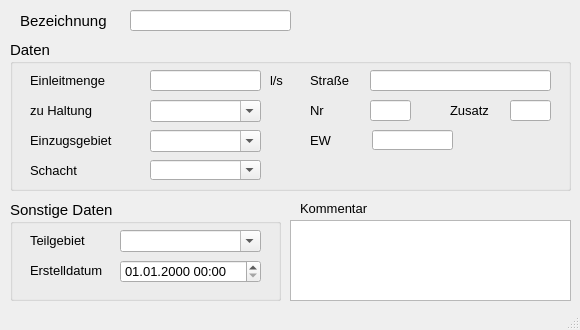
<?xml version="1.0" encoding="UTF-8"?>
<ui version="4.0">
 <class>Direkteinleitungen</class>
 <widget class="QMainWindow" name="Direkteinleitungen">
  <property name="enabled">
   <bool>true</bool>
  </property>
  <property name="geometry">
   <rect>
    <x>0</x>
    <y>0</y>
    <width>580</width>
    <height>330</height>
   </rect>
  </property>
  <property name="minimumSize">
   <size>
    <width>580</width>
    <height>330</height>
   </size>
  </property>
  <property name="font">
   <font>
    <family>Tahoma</family>
    <pointsize>10</pointsize>
   </font>
  </property>
  <property name="windowTitle">
   <string>Direkteinleiter</string>
  </property>
  <property name="toolTip">
   <string>&lt;html&gt;&lt;head/&gt;&lt;body&gt;&lt;p&gt;Abfluss des Direkteinleiters&lt;/p&gt;&lt;/body&gt;&lt;/html&gt;</string>
  </property>
  <property name="statusTip">
   <string>Abfluss des Direkteinleiters</string>
  </property>
  <widget class="QWidget" name="centralwidget">
   <widget class="QTextEdit" name="kommentar">
    <property name="geometry">
     <rect>
      <x>290</x>
      <y>220</y>
      <width>281</width>
      <height>81</height>
     </rect>
    </property>
    <property name="toolTip">
     <string>&lt;html&gt;&lt;head/&gt;&lt;body&gt;&lt;p&gt;Platz für zusätzliche Kommentare.&lt;/p&gt;&lt;/body&gt;&lt;/html&gt;</string>
    </property>
    <property name="statusTip">
     <string>Platz für zusätzliche Kommentare.</string>
    </property>
   </widget>
   <widget class="QLabel" name="label_14">
    <property name="geometry">
     <rect>
      <x>300</x>
      <y>200</y>
      <width>81</width>
      <height>16</height>
     </rect>
    </property>
    <property name="text">
     <string>Kommentar</string>
    </property>
   </widget>
   <widget class="QLineEdit" name="elnam">
    <property name="geometry">
     <rect>
      <x>130</x>
      <y>10</y>
      <width>161</width>
      <height>21</height>
     </rect>
    </property>
    <property name="toolTip">
     <string>&lt;html&gt;&lt;head/&gt;&lt;body&gt;&lt;p&gt;Eindeutige Bezeichnung&lt;/p&gt;&lt;/body&gt;&lt;/html&gt;</string>
    </property>
    <property name="statusTip">
     <string>Eindeutige Bezeichnung</string>
    </property>
   </widget>
   <widget class="QLabel" name="label_10">
    <property name="geometry">
     <rect>
      <x>20</x>
      <y>10</y>
      <width>91</width>
      <height>21</height>
     </rect>
    </property>
    <property name="font">
     <font>
      <family>Tahoma</family>
      <pointsize>11</pointsize>
     </font>
    </property>
    <property name="text">
     <string>Bezeichnung</string>
    </property>
    <property name="alignment">
     <set>Qt::AlignLeading|Qt::AlignLeft|Qt::AlignVCenter</set>
    </property>
   </widget>
   <widget class="QGroupBox" name="groupBox_3">
    <property name="geometry">
     <rect>
      <x>10</x>
      <y>40</y>
      <width>561</width>
      <height>151</height>
     </rect>
    </property>
    <property name="font">
     <font>
      <family>Tahoma</family>
      <pointsize>11</pointsize>
     </font>
    </property>
    <property name="title">
     <string>Daten</string>
    </property>
    <widget class="QLineEdit" name="zufluss">
     <property name="geometry">
      <rect>
       <x>140</x>
       <y>30</y>
       <width>111</width>
       <height>21</height>
      </rect>
     </property>
     <property name="font">
      <font>
       <family>Tahoma</family>
       <pointsize>10</pointsize>
      </font>
     </property>
     <property name="toolTip">
      <string>&lt;html&gt;&lt;head/&gt;&lt;body&gt;&lt;p&gt;Mittelwert der Einleitmenge&lt;/p&gt;&lt;/body&gt;&lt;/html&gt;</string>
     </property>
     <property name="statusTip">
      <string>Mittelwert der Einleitmenge</string>
     </property>
    </widget>
    <widget class="QLabel" name="label_9">
     <property name="geometry">
      <rect>
       <x>440</x>
       <y>60</y>
       <width>41</width>
       <height>21</height>
      </rect>
     </property>
     <property name="font">
      <font>
       <family>Tahoma</family>
       <pointsize>10</pointsize>
      </font>
     </property>
     <property name="text">
      <string>Zusatz</string>
     </property>
    </widget>
    <widget class="QLabel" name="label_8">
     <property name="geometry">
      <rect>
       <x>300</x>
       <y>60</y>
       <width>31</width>
       <height>21</height>
      </rect>
     </property>
     <property name="font">
      <font>
       <family>Tahoma</family>
       <pointsize>10</pointsize>
      </font>
     </property>
     <property name="text">
      <string>Nr</string>
     </property>
    </widget>
    <widget class="QLineEdit" name="hausnummer">
     <property name="geometry">
      <rect>
       <x>360</x>
       <y>60</y>
       <width>41</width>
       <height>21</height>
      </rect>
     </property>
     <property name="font">
      <font>
       <family>Tahoma</family>
       <pointsize>10</pointsize>
      </font>
     </property>
     <property name="toolTip">
      <string>&lt;html&gt;&lt;head/&gt;&lt;body&gt;&lt;p&gt;Hausnummer&lt;/p&gt;&lt;/body&gt;&lt;/html&gt;</string>
     </property>
     <property name="statusTip">
      <string>Hausnummer</string>
     </property>
    </widget>
    <widget class="QLabel" name="label_5">
     <property name="geometry">
      <rect>
       <x>20</x>
       <y>30</y>
       <width>111</width>
       <height>21</height>
      </rect>
     </property>
     <property name="font">
      <font>
       <family>Tahoma</family>
       <pointsize>10</pointsize>
      </font>
     </property>
     <property name="text">
      <string>Einleitmenge</string>
     </property>
     <property name="alignment">
      <set>Qt::AlignLeading|Qt::AlignLeft|Qt::AlignVCenter</set>
     </property>
    </widget>
    <widget class="QComboBox" name="haltnam">
     <property name="geometry">
      <rect>
       <x>140</x>
       <y>60</y>
       <width>111</width>
       <height>22</height>
      </rect>
     </property>
     <property name="font">
      <font>
       <family>Tahoma</family>
       <pointsize>10</pointsize>
      </font>
     </property>
     <property name="toolTip">
      <string>Name der Haltung, der die Fläche zugeordnet ist</string>
     </property>
     <property name="statusTip">
      <string>Name der Haltung, der die Fläche zugeordnet ist</string>
     </property>
     <property name="editable">
      <bool>true</bool>
     </property>
    </widget>
    <widget class="QLabel" name="label_20">
     <property name="geometry">
      <rect>
       <x>20</x>
       <y>60</y>
       <width>101</width>
       <height>21</height>
      </rect>
     </property>
     <property name="font">
      <font>
       <family>Tahoma</family>
       <pointsize>10</pointsize>
      </font>
     </property>
     <property name="text">
      <string>zu Haltung</string>
     </property>
     <property name="alignment">
      <set>Qt::AlignLeading|Qt::AlignLeft|Qt::AlignVCenter</set>
     </property>
    </widget>
    <widget class="QLineEdit" name="strassenname">
     <property name="geometry">
      <rect>
       <x>360</x>
       <y>30</y>
       <width>181</width>
       <height>21</height>
      </rect>
     </property>
     <property name="font">
      <font>
       <family>Tahoma</family>
       <pointsize>10</pointsize>
      </font>
     </property>
     <property name="toolTip">
      <string>&lt;html&gt;&lt;head/&gt;&lt;body&gt;&lt;p&gt;Name der Straße&lt;/p&gt;&lt;/body&gt;&lt;/html&gt;</string>
     </property>
     <property name="statusTip">
      <string>Name der Straße</string>
     </property>
    </widget>
    <widget class="QComboBox" name="einzugsgebiet">
     <property name="geometry">
      <rect>
       <x>140</x>
       <y>90</y>
       <width>111</width>
       <height>22</height>
      </rect>
     </property>
     <property name="font">
      <font>
       <family>Tahoma</family>
       <pointsize>10</pointsize>
      </font>
     </property>
     <property name="toolTip">
      <string>&lt;html&gt;&lt;head/&gt;&lt;body&gt;&lt;p&gt;Auswahl des Einzugsgebiets&lt;/p&gt;&lt;/body&gt;&lt;/html&gt;</string>
     </property>
     <property name="statusTip">
      <string>Auswahl des Einzugsgebiets</string>
     </property>
     <property name="editable">
      <bool>true</bool>
     </property>
    </widget>
    <widget class="QLabel" name="label_7">
     <property name="geometry">
      <rect>
       <x>300</x>
       <y>30</y>
       <width>51</width>
       <height>21</height>
      </rect>
     </property>
     <property name="font">
      <font>
       <family>Tahoma</family>
       <pointsize>10</pointsize>
      </font>
     </property>
     <property name="text">
      <string>Straße</string>
     </property>
    </widget>
    <widget class="QLabel" name="label_23">
     <property name="geometry">
      <rect>
       <x>20</x>
       <y>90</y>
       <width>101</width>
       <height>21</height>
      </rect>
     </property>
     <property name="font">
      <font>
       <family>Tahoma</family>
       <pointsize>10</pointsize>
      </font>
     </property>
     <property name="text">
      <string>Einzugsgebiet</string>
     </property>
     <property name="alignment">
      <set>Qt::AlignLeading|Qt::AlignLeft|Qt::AlignVCenter</set>
     </property>
    </widget>
    <widget class="QLineEdit" name="zusatz">
     <property name="geometry">
      <rect>
       <x>500</x>
       <y>60</y>
       <width>41</width>
       <height>21</height>
      </rect>
     </property>
     <property name="font">
      <font>
       <family>Tahoma</family>
       <pointsize>10</pointsize>
      </font>
     </property>
     <property name="toolTip">
      <string>&lt;html&gt;&lt;head/&gt;&lt;body&gt;&lt;p&gt;Adresszusatz&lt;/p&gt;&lt;/body&gt;&lt;/html&gt;</string>
     </property>
     <property name="statusTip">
      <string>Adresszusatz</string>
     </property>
    </widget>
    <widget class="QLabel" name="label_6">
     <property name="geometry">
      <rect>
       <x>260</x>
       <y>30</y>
       <width>31</width>
       <height>21</height>
      </rect>
     </property>
     <property name="font">
      <font>
       <family>Tahoma</family>
       <pointsize>10</pointsize>
      </font>
     </property>
     <property name="text">
      <string>l/s</string>
     </property>
    </widget>
    <widget class="QComboBox" name="schnam">
     <property name="geometry">
      <rect>
       <x>140</x>
       <y>120</y>
       <width>111</width>
       <height>20</height>
      </rect>
     </property>
     <property name="font">
      <font>
       <family>Tahoma</family>
       <pointsize>10</pointsize>
      </font>
     </property>
     <property name="toolTip">
      <string>&lt;html&gt;&lt;head/&gt;&lt;body&gt;&lt;p&gt;angeschlossener Schacht&lt;/p&gt;&lt;/body&gt;&lt;/html&gt;</string>
     </property>
     <property name="statusTip">
      <string>angeschlossener Schacht</string>
     </property>
     <property name="editable">
      <bool>true</bool>
     </property>
    </widget>
    <widget class="QLabel" name="label_24">
     <property name="geometry">
      <rect>
       <x>20</x>
       <y>120</y>
       <width>80</width>
       <height>20</height>
      </rect>
     </property>
     <property name="font">
      <font>
       <family>Tahoma</family>
       <pointsize>10</pointsize>
      </font>
     </property>
     <property name="text">
      <string>Schacht</string>
     </property>
    </widget>
    <widget class="QLabel" name="label_25">
     <property name="geometry">
      <rect>
       <x>300</x>
       <y>90</y>
       <width>101</width>
       <height>21</height>
      </rect>
     </property>
     <property name="font">
      <font>
       <family>Tahoma</family>
       <pointsize>10</pointsize>
      </font>
     </property>
     <property name="text">
      <string>EW</string>
     </property>
     <property name="alignment">
      <set>Qt::AlignLeading|Qt::AlignLeft|Qt::AlignVCenter</set>
     </property>
    </widget>
    <widget class="QLineEdit" name="ew">
     <property name="geometry">
      <rect>
       <x>362</x>
       <y>90</y>
       <width>81</width>
       <height>20</height>
      </rect>
     </property>
    </widget>
   </widget>
   <widget class="QGroupBox" name="groupBox_4">
    <property name="geometry">
     <rect>
      <x>10</x>
      <y>200</y>
      <width>271</width>
      <height>101</height>
     </rect>
    </property>
    <property name="font">
     <font>
      <family>Tahoma</family>
      <pointsize>11</pointsize>
     </font>
    </property>
    <property name="title">
     <string>Sonstige Daten</string>
    </property>
    <widget class="QLabel" name="label_22">
     <property name="geometry">
      <rect>
       <x>20</x>
       <y>30</y>
       <width>61</width>
       <height>21</height>
      </rect>
     </property>
     <property name="font">
      <font>
       <family>Tahoma</family>
       <pointsize>10</pointsize>
      </font>
     </property>
     <property name="text">
      <string>Teilgebiet</string>
     </property>
     <property name="alignment">
      <set>Qt::AlignLeading|Qt::AlignLeft|Qt::AlignVCenter</set>
     </property>
    </widget>
    <widget class="QComboBox" name="teilgebiet">
     <property name="geometry">
      <rect>
       <x>110</x>
       <y>30</y>
       <width>141</width>
       <height>22</height>
      </rect>
     </property>
     <property name="font">
      <font>
       <family>Tahoma</family>
       <pointsize>10</pointsize>
      </font>
     </property>
     <property name="toolTip">
      <string>&lt;html&gt;&lt;head/&gt;&lt;body&gt;&lt;p&gt;zur Zuordnung auf ein selbstständig festgelegtes Teilgebiet&lt;/p&gt;&lt;/body&gt;&lt;/html&gt;</string>
     </property>
     <property name="statusTip">
      <string>zur Zuordnung auf ein selbstständig festgelegtes Teilgebiet</string>
     </property>
     <property name="editable">
      <bool>true</bool>
     </property>
    </widget>
    <widget class="QLabel" name="label_70">
     <property name="geometry">
      <rect>
       <x>20</x>
       <y>60</y>
       <width>81</width>
       <height>21</height>
      </rect>
     </property>
     <property name="font">
      <font>
       <family>Tahoma</family>
       <pointsize>10</pointsize>
      </font>
     </property>
     <property name="text">
      <string>Erstelldatum</string>
     </property>
     <property name="alignment">
      <set>Qt::AlignLeading|Qt::AlignLeft|Qt::AlignVCenter</set>
     </property>
    </widget>
    <widget class="QgsDateTimeEdit" name="createdat">
     <property name="geometry">
      <rect>
       <x>110</x>
       <y>60</y>
       <width>141</width>
       <height>23</height>
      </rect>
     </property>
     <property name="font">
      <font>
       <family>Tahoma</family>
       <pointsize>10</pointsize>
      </font>
     </property>
     <property name="currentSection">
      <enum>QDateTimeEdit::DaySection</enum>
     </property>
     <property name="displayFormat">
      <string>dd.MM.yyyy HH:mm</string>
     </property>
    </widget>
   </widget>
  </widget>
  <widget class="QMenuBar" name="menubar">
   <property name="geometry">
    <rect>
     <x>0</x>
     <y>0</y>
     <width>580</width>
     <height>22</height>
    </rect>
   </property>
  </widget>
  <widget class="QStatusBar" name="statusbar"/>
 </widget>
 <customwidgets>
  <customwidget>
   <class>QgsDateTimeEdit</class>
   <extends>QDateTimeEdit</extends>
   <header>qgsdatetimeedit.h</header>
  </customwidget>
 </customwidgets>
 <tabstops>
  <tabstop>elnam</tabstop>
  <tabstop>zufluss</tabstop>
  <tabstop>haltnam</tabstop>
  <tabstop>einzugsgebiet</tabstop>
  <tabstop>strassenname</tabstop>
  <tabstop>hausnummer</tabstop>
  <tabstop>zusatz</tabstop>
  <tabstop>teilgebiet</tabstop>
  <tabstop>createdat</tabstop>
  <tabstop>kommentar</tabstop>
 </tabstops>
 <resources/>
 <connections/>
</ui>
